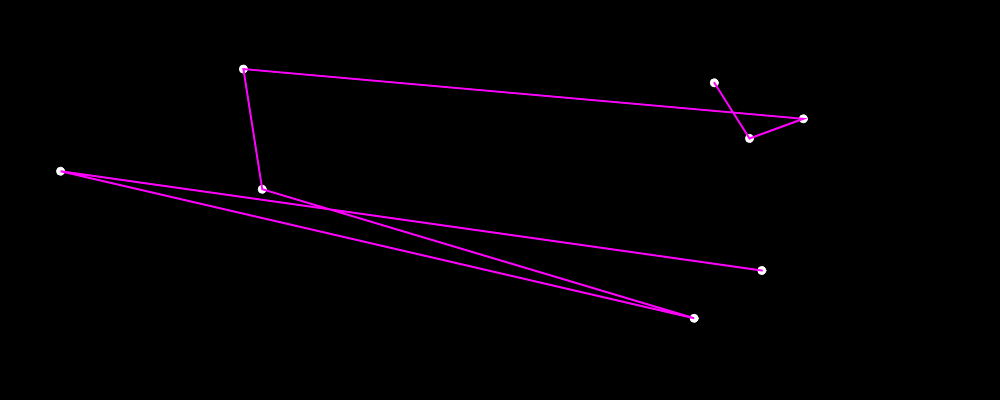
Frame 1 (no input)
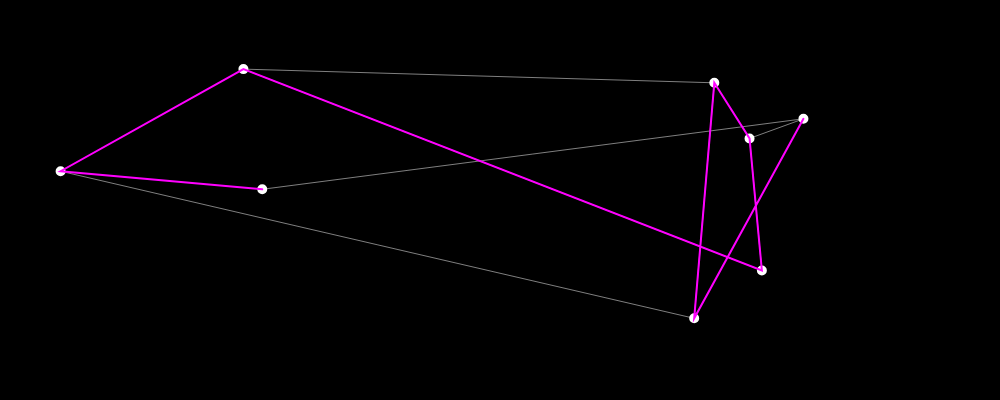
Frame 60 (no input)
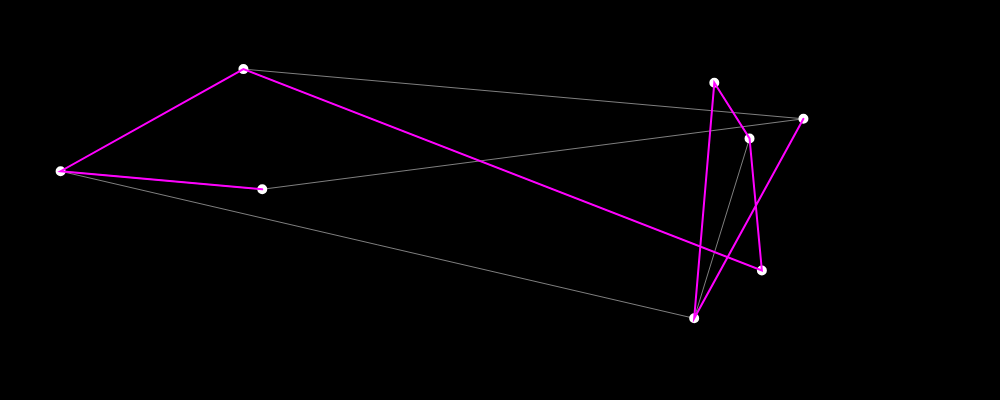
Frame 120 (the mouse pressed at the canvas centre since frame 60)

The p5.js sketch that drew these frames (run headless with seeded random() and noise() and a simulated clock; from frame 60 on, the mouse is pressed at the canvas centre):

// p5.js sketch
// ── sketch.js
var cities =[];
var totalCities = 8 ;
var d = [];
var dsum = 0;
var histrecord = [];
var bestEver;

var recordDistance;


function setup() {
  width = 1000;
  height = 400;
  createCanvas(width,height);
  for (var i=0 ; i < totalCities ; i++ ){
    var v = createVector(random(width),random(height));
    cities[i] = v;

  }

  var dsum = calcDistance(cities);

  histrecord.push(dsum);
  recordDistance = dsum;
  bestEver = cities.slice();

}

function draw() {
  background(0);
  stroke(255);
  beginShape();
  fill(255);
  for(var i = 0; i < cities.length; i++ ) {
    ellipse(cities[i].x,cities[i].y,8,8);
  }

  beginShape();
  stroke(255);
  strokeWeight(0.5);
  noFill();
  for(var i = 0; i < cities.length; i++ ) {
    vertex(cities[i].x,cities[i].y);
  }
  noFill();
  endShape();

///Make new shape

  beginShape();
  stroke(255,0,255);
  strokeWeight(2);
  noFill();
  for(var i = 0; i < cities.length; i++ ) {
    vertex(bestEver[i].x,bestEver[i].y);
  }
  noFill();
  endShape();






  var pos1 = floor(random(cities.length));
  var pos2 = floor(random(cities.length));


 Swap(cities,pos1,pos2);
 //calcDistance(cities);
 //console.log(d);

 var newd = calcDistance(cities);

 if(recordDistance>newd){

   recordDistance = newd;
   histrecord.push(newd);
   bestEver = cities.slice();
   console.log('recordDistance found' + newd )
   console.log(histrecord.length);
 }
 else if (recordDistance === newd) {
   console.log('no new path found');
 }


}

function Swap(a,i,j){

  var temp = a[i];
  a[i] = a[j];
  a[j] = temp;
  return cities
}

function calcDistance(points){

//  d = [];
  sum = 0;
  a = points.length;
  log= [];

  for(var i = a-1 ; i>=0; i --)
   {
     if(i-1>=0){
    x1= points[i].x;
    y1= points[i].y;
    x2= points[i-1].x;
    y2= points[i-1].x;
    calcDis= dist(x1,y1,x2,y2);
  //  calcDis= sqrt(((x2-x1)^2)-((y2-y1)^2));
    sum += calcDis;
    d.push(x1,x2,y1,y2);

    }
    else{
      break;
    }
    //console.log(d)
  }
  return sum;
}
